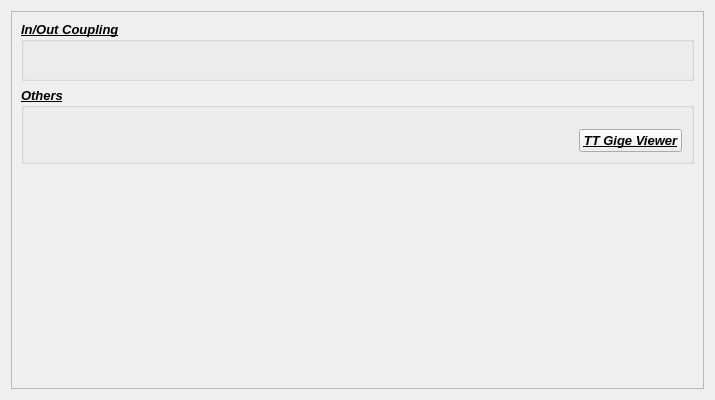
<?xml version="1.0" encoding="UTF-8"?>
<ui version="4.0">
 <class>Form</class>
 <widget class="QWidget" name="Form">
  <property name="geometry">
   <rect>
    <x>0</x>
    <y>0</y>
    <width>715</width>
    <height>400</height>
   </rect>
  </property>
  <property name="minimumSize">
   <size>
    <width>715</width>
    <height>400</height>
   </size>
  </property>
  <property name="maximumSize">
   <size>
    <width>16777215</width>
    <height>433</height>
   </size>
  </property>
  <property name="font">
   <font>
    <weight>50</weight>
    <bold>false</bold>
   </font>
  </property>
  <property name="windowTitle">
   <string>Timetool</string>
  </property>
  <layout class="QHBoxLayout" name="horizontalLayout">
   <item>
    <widget class="QScrollArea" name="scrollArea">
     <property name="widgetResizable">
      <bool>true</bool>
     </property>
     <widget class="QWidget" name="scrollAreaWidgetContents">
      <property name="geometry">
       <rect>
        <x>0</x>
        <y>0</y>
        <width>695</width>
        <height>380</height>
       </rect>
      </property>
      <layout class="QVBoxLayout" name="verticalLayout_15">
       <item>
        <widget class="QGroupBox" name="groupBox">
         <property name="font">
          <font>
           <pointsize>10</pointsize>
           <weight>75</weight>
           <italic>true</italic>
           <bold>true</bold>
           <underline>true</underline>
          </font>
         </property>
         <property name="title">
          <string>In/Out Coupling</string>
         </property>
         <layout class="QVBoxLayout" name="verticalLayout_14">
          <item>
           <widget class="PyDMEmbeddedDisplay" name="PyDMEmbeddedDisplay">
            <property name="toolTip">
             <string/>
            </property>
            <property name="macros" stdset="0">
             <string>{&quot;MOTOR&quot;: &quot;XPP:LAS:PIC:01&quot;}</string>
            </property>
            <property name="filename" stdset="0">
             <string>../widgets/positioner_row.ui</string>
            </property>
            <property name="loadWhenShown" stdset="0">
             <bool>true</bool>
            </property>
            <property name="disconnectWhenHidden" stdset="0">
             <bool>true</bool>
            </property>
           </widget>
          </item>
          <item>
           <widget class="PyDMEmbeddedDisplay" name="PyDMEmbeddedDisplay_2">
            <property name="toolTip">
             <string/>
            </property>
            <property name="macros" stdset="0">
             <string>{&quot;MOTOR&quot;: &quot;XPP:LAS:PIC:02&quot;}</string>
            </property>
            <property name="filename" stdset="0">
             <string>../widgets/positioner_row.ui</string>
            </property>
            <property name="loadWhenShown" stdset="0">
             <bool>true</bool>
            </property>
            <property name="disconnectWhenHidden" stdset="0">
             <bool>true</bool>
            </property>
           </widget>
          </item>
          <item>
           <widget class="PyDMEmbeddedDisplay" name="PyDMEmbeddedDisplay_3">
            <property name="toolTip">
             <string/>
            </property>
            <property name="macros" stdset="0">
             <string>{&quot;MOTOR&quot;: &quot;XPP:LAS:PIC:03&quot;}</string>
            </property>
            <property name="filename" stdset="0">
             <string>../widgets/positioner_row.ui</string>
            </property>
            <property name="loadWhenShown" stdset="0">
             <bool>true</bool>
            </property>
            <property name="disconnectWhenHidden" stdset="0">
             <bool>true</bool>
            </property>
           </widget>
          </item>
          <item>
           <widget class="PyDMEmbeddedDisplay" name="PyDMEmbeddedDisplay_7">
            <property name="toolTip">
             <string/>
            </property>
            <property name="macros" stdset="0">
             <string>{&quot;MOTOR&quot;: &quot;XPP:LAS:PIC:04&quot;}</string>
            </property>
            <property name="filename" stdset="0">
             <string>../widgets/positioner_row.ui</string>
            </property>
            <property name="loadWhenShown" stdset="0">
             <bool>true</bool>
            </property>
            <property name="disconnectWhenHidden" stdset="0">
             <bool>true</bool>
            </property>
           </widget>
          </item>
         </layout>
        </widget>
       </item>
       <item>
        <widget class="QGroupBox" name="groupBox_2">
         <property name="font">
          <font>
           <pointsize>10</pointsize>
           <weight>75</weight>
           <italic>true</italic>
           <bold>true</bold>
           <underline>true</underline>
          </font>
         </property>
         <property name="title">
          <string>Others</string>
         </property>
         <layout class="QVBoxLayout" name="verticalLayout_13">
          <item>
           <widget class="PyDMEmbeddedDisplay" name="PyDMEmbeddedDisplay_4">
            <property name="toolTip">
             <string/>
            </property>
            <property name="macros" stdset="0">
             <string>{&quot;MOTOR&quot;: &quot;XPP:LAS:MMN:12&quot;}</string>
            </property>
            <property name="filename" stdset="0">
             <string>../widgets/positioner_row.ui</string>
            </property>
            <property name="loadWhenShown" stdset="0">
             <bool>true</bool>
            </property>
            <property name="disconnectWhenHidden" stdset="0">
             <bool>true</bool>
            </property>
           </widget>
          </item>
          <item>
           <widget class="PyDMEmbeddedDisplay" name="PyDMEmbeddedDisplay_5">
            <property name="toolTip">
             <string/>
            </property>
            <property name="macros" stdset="0">
             <string>{&quot;MOTOR&quot;: &quot;XPP:LAS:MMN:15&quot;}</string>
            </property>
            <property name="filename" stdset="0">
             <string>../widgets/positioner_row.ui</string>
            </property>
            <property name="loadWhenShown" stdset="0">
             <bool>true</bool>
            </property>
            <property name="disconnectWhenHidden" stdset="0">
             <bool>true</bool>
            </property>
           </widget>
          </item>
          <item>
           <layout class="QHBoxLayout" name="horizontalLayout_2">
            <item>
             <widget class="PyDMEmbeddedDisplay" name="PyDMEmbeddedDisplay_6">
              <property name="toolTip">
               <string/>
              </property>
              <property name="macros" stdset="0">
               <string>{&quot;LABEL&quot;:&quot;Timetool target&quot;,&quot;PV&quot;: &quot;XPP:TIMETOOL:GO&quot;}</string>
              </property>
              <property name="filename" stdset="0">
               <string>../widgets/enum_label.ui</string>
              </property>
              <property name="loadWhenShown" stdset="0">
               <bool>true</bool>
              </property>
              <property name="disconnectWhenHidden" stdset="0">
               <bool>true</bool>
              </property>
             </widget>
            </item>
            <item>
             <spacer name="horizontalSpacer">
              <property name="orientation">
               <enum>Qt::Horizontal</enum>
              </property>
              <property name="sizeHint" stdset="0">
               <size>
                <width>40</width>
                <height>20</height>
               </size>
              </property>
             </spacer>
            </item>
            <item>
             <widget class="PyDMShellCommand" name="PyDMShellCommand">
              <property name="toolTip">
               <string/>
              </property>
              <property name="text">
               <string>TT Gige Viewer</string>
              </property>
              <property name="showIcon" stdset="0">
               <bool>false</bool>
              </property>
              <property name="redirectCommandOutput" stdset="0">
               <bool>true</bool>
              </property>
              <property name="allowMultipleExecutions" stdset="0">
               <bool>false</bool>
              </property>
              <property name="titles" stdset="0">
               <stringlist/>
              </property>
              <property name="commands" stdset="0">
               <stringlist>
                <string>camViewer -c xpp_gige_2_tt</string>
               </stringlist>
              </property>
             </widget>
            </item>
           </layout>
          </item>
         </layout>
        </widget>
       </item>
       <item>
        <spacer name="verticalSpacer">
         <property name="orientation">
          <enum>Qt::Vertical</enum>
         </property>
         <property name="sizeHint" stdset="0">
          <size>
           <width>20</width>
           <height>40</height>
          </size>
         </property>
        </spacer>
       </item>
      </layout>
     </widget>
    </widget>
   </item>
  </layout>
 </widget>
 <customwidgets>
  <customwidget>
   <class>PyDMEmbeddedDisplay</class>
   <extends>QFrame</extends>
   <header>pydm.widgets.embedded_display</header>
  </customwidget>
  <customwidget>
   <class>PyDMShellCommand</class>
   <extends>QPushButton</extends>
   <header>pydm.widgets.shell_command</header>
  </customwidget>
 </customwidgets>
 <resources/>
 <connections/>
</ui>
